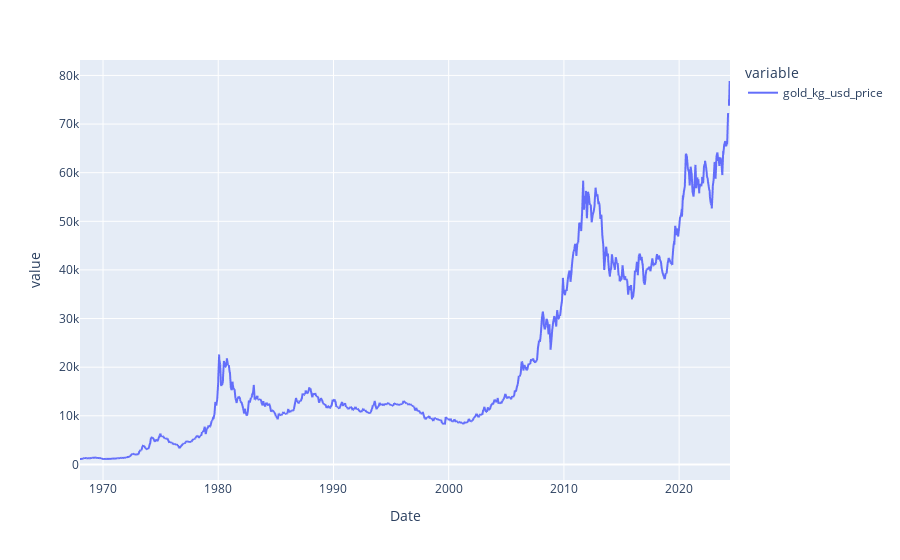

The cell this chart's notebook holds for it:
### Code cell
gold.gold_kg_usd_price.plot()

### Figure 1 — Plotly figure (JSON) as saved in the notebook; plotly's stock layout.template omitted (floating-point values rounded to 4 significant figures; data arrays with more than 128 entries replaced by an {"elided": "..."} marker saying what was removed)
{"data": [{"hovertemplate": "variable=gold_kg_usd_price<br>Date=%{x}<br>value=%{y}<extra></extra>", "legendgroup": "gold_kg_usd_price", "line": {"color": "#636efa", "dash": "solid"}, "marker": {"symbol": "circle"}, "mode": "lines", "name": "gold_kg_usd_price", "showlegend": true, "type": "scattergl", "x": {"elided": "1177 str values"}, "xaxis": "x", "y": {"elided": "1177 float values"}, "yaxis": "y"}], "layout": {"legend": {"title": {"text": "variable"}, "tracegroupgap": 0}, "margin": {"t": 60}, "xaxis": {"anchor": "y", "domain": [0, 1], "title": {"text": "Date"}}, "yaxis": {"anchor": "x", "domain": [0, 1], "title": {"text": "value"}}}}
